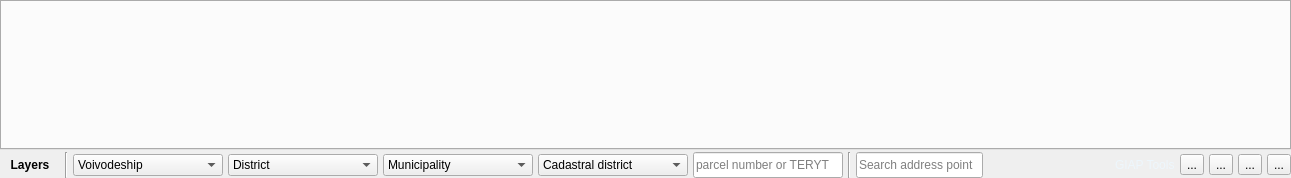
<?xml version="1.0" encoding="UTF-8"?>
<ui version="4.0">
 <class>Form</class>
 <widget class="QWidget" name="Form">
  <property name="geometry">
   <rect>
    <x>0</x>
    <y>0</y>
    <width>1291</width>
    <height>178</height>
   </rect>
  </property>
  <property name="minimumSize">
   <size>
    <width>1291</width>
    <height>150</height>
   </size>
  </property>
  <property name="maximumSize">
   <size>
    <width>1291000</width>
    <height>179</height>
   </size>
  </property>
  <property name="windowTitle">
   <string>GIAP-PolaMap(lite) - Form</string>
  </property>
  <property name="styleSheet">
   <string notr="true"/>
  </property>
  <property name="locale">
   <locale language="English" country="UnitedKingdom"/>
  </property>
  <layout class="QVBoxLayout" name="verticalLayout">
   <property name="spacing">
    <number>0</number>
   </property>
   <property name="leftMargin">
    <number>0</number>
   </property>
   <property name="topMargin">
    <number>0</number>
   </property>
   <property name="rightMargin">
    <number>0</number>
   </property>
   <property name="bottomMargin">
    <number>0</number>
   </property>
   <item>
    <widget class="QTabWidget" name="tabWidget">
     <property name="minimumSize">
      <size>
       <width>0</width>
       <height>150</height>
      </size>
     </property>
     <property name="maximumSize">
      <size>
       <width>16777215</width>
       <height>150</height>
      </size>
     </property>
     <property name="styleSheet">
      <string notr="true"/>
     </property>
     <property name="locale">
      <locale language="English" country="UnitedKingdom"/>
     </property>
     <property name="currentIndex">
      <number>-1</number>
     </property>
    </widget>
   </item>
   <item>
    <layout class="QHBoxLayout" name="horizontalLayout">
     <property name="spacing">
      <number>5</number>
     </property>
     <property name="topMargin">
      <number>2</number>
     </property>
     <item>
      <widget class="QToolButton" name="pokaz_warstwy">
       <property name="minimumSize">
        <size>
         <width>60</width>
         <height>20</height>
        </size>
       </property>
       <property name="maximumSize">
        <size>
         <width>90</width>
         <height>20</height>
        </size>
       </property>
       <property name="styleSheet">
        <string notr="true">QToolButton
{
    font: 8pt &quot;Segoe UI&quot;;
	font-weight: bold;
    border: none;
}</string>
       </property>
       <property name="text">
        <string>Layers</string>
       </property>
       <property name="checkable">
        <bool>true</bool>
       </property>
       <property name="checked">
        <bool>true</bool>
       </property>
      </widget>
     </item>
     <item>
      <widget class="Line" name="line_2">
       <property name="minimumSize">
        <size>
         <width>0</width>
         <height>26</height>
        </size>
       </property>
       <property name="orientation">
        <enum>Qt::Vertical</enum>
       </property>
      </widget>
     </item>
     <item>
      <widget class="QComboBox" name="comboBox_woj">
       <property name="minimumSize">
        <size>
         <width>150</width>
         <height>0</height>
        </size>
       </property>
       <item>
        <property name="text">
         <string>Voivodeship</string>
        </property>
       </item>
      </widget>
     </item>
     <item>
      <widget class="QComboBox" name="comboBox_pow">
       <property name="minimumSize">
        <size>
         <width>150</width>
         <height>0</height>
        </size>
       </property>
       <item>
        <property name="text">
         <string>District</string>
        </property>
       </item>
      </widget>
     </item>
     <item>
      <widget class="QComboBox" name="comboBox_gmina">
       <property name="minimumSize">
        <size>
         <width>150</width>
         <height>0</height>
        </size>
       </property>
       <item>
        <property name="text">
         <string>Municipality</string>
        </property>
       </item>
      </widget>
     </item>
     <item>
      <widget class="QComboBox" name="comboBox_obr">
       <property name="minimumSize">
        <size>
         <width>150</width>
         <height>0</height>
        </size>
       </property>
       <item>
        <property name="text">
         <string>Cadastral district</string>
        </property>
       </item>
      </widget>
     </item>
     <item>
      <widget class="QLineEdit" name="lineEdit_parcel">
       <property name="minimumSize">
        <size>
         <width>150</width>
         <height>26</height>
        </size>
       </property>
       <property name="maximumSize">
        <size>
         <width>80</width>
         <height>16777215</height>
        </size>
       </property>
       <property name="toolTip">
        <string>Enter the data according to the scheme:
TERYT: 146513_8.1016.17/2
or fill in the previous fields and indicate the parcel number e.g. 17/2</string>
       </property>
       <property name="statusTip">
        <string extracomment="wpisz numer działki"/>
       </property>
       <property name="inputMask">
        <string/>
       </property>
       <property name="text">
        <string/>
       </property>
       <property name="placeholderText">
        <string>parcel number or TERYT</string>
       </property>
      </widget>
     </item>
     <item>
      <widget class="Line" name="line">
       <property name="orientation">
        <enum>Qt::Vertical</enum>
       </property>
      </widget>
     </item>
     <item>
      <widget class="QLineEdit" name="lineEdit_address">
       <property name="minimumSize">
        <size>
         <width>0</width>
         <height>26</height>
        </size>
       </property>
       <property name="toolTip">
        <string>Enter the data according to the scheme:
for the address point: Warszawa, Pasaż Ursynowski 1
for the street: Warszawa, Pasaż Ursynowski</string>
       </property>
       <property name="text">
        <string/>
       </property>
       <property name="placeholderText">
        <string>Search address point</string>
       </property>
      </widget>
     </item>
     <item>
      <spacer name="horizontalSpacer">
       <property name="orientation">
        <enum>Qt::Horizontal</enum>
       </property>
       <property name="sizeHint" stdset="0">
        <size>
         <width>40</width>
         <height>20</height>
        </size>
       </property>
      </spacer>
     </item>
     <item>
      <widget class="QLabel" name="labelGiapTools">
       <property name="styleSheet">
        <string notr="true">color: #EDF6FC;</string>
       </property>
       <property name="text">
        <string>GIAP Tools</string>
       </property>
      </widget>
     </item>
     <item>
      <widget class="QToolButton" name="runQuickPrintButton">
       <property name="text">
        <string>...</string>
       </property>
      </widget>
     </item>
     <item>
      <widget class="QToolButton" name="runCompositionButton">
       <property name="text">
        <string>...</string>
       </property>
      </widget>
     </item>
     <item>
      <widget class="QToolButton" name="runOrtoTool">
       <property name="text">
        <string>...</string>
       </property>
      </widget>
     </item>
     <item>
      <widget class="QToolButton" name="offOnSearchButton">
       <property name="toolTip">
        <string>Turn off or turn on search tool</string>
       </property>
       <property name="text">
        <string>...</string>
       </property>
      </widget>
     </item>
    </layout>
   </item>
  </layout>
 </widget>
 <resources/>
 <connections/>
</ui>
